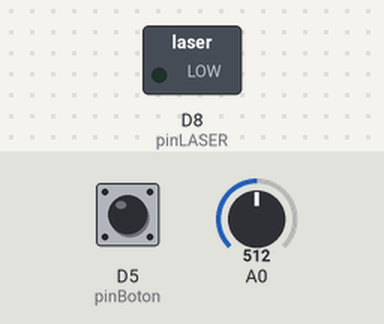
Simulated run of this sketch. Board: ESP8266 (NodeMCU). Shown: switched loads named in the sketch (green lamp = pin HIGH). Inputs (shaded band) come from the test bench; at power-on: D5 (pinBoton) LOW, A0 = 512.

Above: at 1.2 s.
1.3 s: D5 (pinBoton) pulled HIGH for 0.15 s
At 2.6 s:
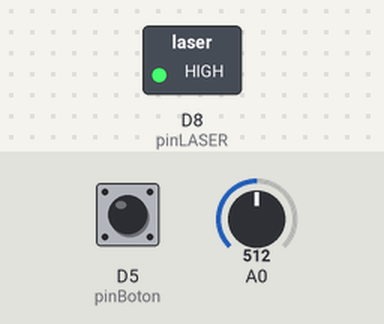
4.4 s: D5 (pinBoton) pulled HIGH for 1 s
At 5.0 s:
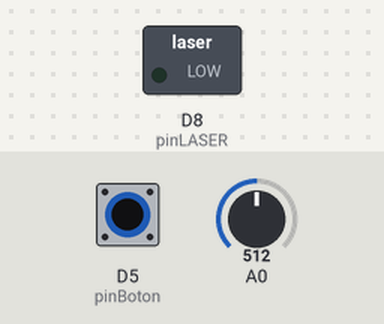
6.9 s: D5 (pinBoton) pulled HIGH for 3.2 s
At 8.1 s:
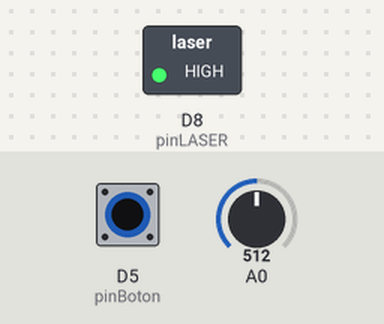
Timing chart, 0 to 9.9 s (numbered marks = the images above; inputs shaded):
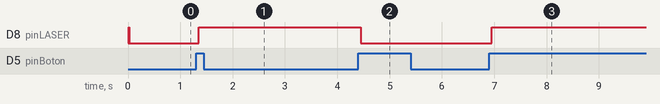

The sketch:

EMCU_laser_LDR_medida_directa_reconoce_minimo_calculo_distan.ino
```cpp
/*
 Estudiar primero cómo recibe la señal el LDR; ver su máximo, y la luz a medioambiente. Obtner valores, o la gráfica directamente
 Si obtengo la gráfica, guardr en fichero CSV y abrir con LibreOffice Calc. Represnetar y en losdatos, mostrar categorías.
 Se ven muy bien las oscialciones. Reconocer la forma de la onda, y calcular el perído.
 Comprobar con la fórmula T = 2*Pi*RAIZ(longitud/g)
 */
#define pinBoton D5
#define pinLASER D8

long tiempo = 0;
long tiempo1 = 0;
long diferencia = 0;

long tiempocorte1=0;
long tiempocorte2=0;

float voltage = 0;
float voltageAnterior = 0;
float valorCorte = 0;

int contar = 0;

boolean estado = false;

boolean estadoBoton = LOW;

// the setup routine runs once when you press reset:
void setup() {

  pinMode(pinBoton,INPUT);
  pinMode(pinLASER,OUTPUT);

  // initialize serial communication at 9600 bits per second:
  Serial.begin(115200);

  digitalWrite(pinLASER,LOW); // El laser empieza, lógicamnete, apagado
}

// the loop routine runs over and over again forever:
void loop() {

  if (valorCorte<=0) {vcorte();} // Si el valor de corte no está establecido, lo establece

  // Encender el laser o no
  int estadoBotonAhora = digitalRead(pinBoton);

  if (estadoBotonAhora==HIGH && estadoBoton==LOW) {
      estado = estado xor 1;

      delay(50);
  }

  estadoBoton = estadoBotonAhora;
  digitalWrite(pinLASER,estado);
  // Fin de encender el laser

  tiempo = millis();
  // read the input on analog pin 0:
  int sensorValue = analogRead(A0);
  // Convert the analog reading (which goes from 0 - 1023) to a voltage (0 - 5V):
  float voltage = sensorValue;
  String voltaje = String(voltage);
  voltaje.replace(".",",");

  // Serial.println(String(tiempo)+" ; "+voltaje+" ; corte: "+String(valorCorte));

  // Reconocimiento del paso
  if (estado==HIGH && voltage<valorCorte && voltageAnterior>=valorCorte) { // Si se sucede un paso hacia abajo por el valor de Corte
     contar = contar + 1;
     if (contar==1) { // Primer paso
        tiempocorte1 = tiempo;
        Serial.println("=========================================");
        Serial.println ("Valor de corte: "+String(valorCorte));
        Serial.println("Primer paso en el valor de tiempo (ms): "+String(float(tiempocorte1)));
     } else if (contar==3 && tiempocorte1>0) { // Tercer paso
        diferencia = tiempo-tiempocorte1;
        Serial.println("T= "+String( float(diferencia) /1000)+"s; L="+longitud(diferencia)+" cm");
        Serial.println("=========================================");
        // Refresco tiempo
        contar = 0;
        tiempocorte1=0;
     } // Fin de la condición que el conteo sea par
  }

  voltageAnterior = voltage;
  // delay(1);
  // Serial.println(voltage);
}

// Funcion que devuelve la longitud
String longitud(long periodo) {
  // perido viene en milisegundos, convertir a segundos.
  float calculo = 100*9.8*pow(((periodo/1000.0) / (2.0 * 3.141596254)),2.0) ;
  // devuelve la longitud del péndulo en centímetros
  String cadena = String(calculo);
  cadena.replace(".",",");
  return cadena;
}

// Funcion que reconoce el valor de corte
void vcorte() {
    // Al principio establece el valor de corte. Una vez establecido, esta rutina no se vuelve a ejecutar
      digitalWrite(pinLASER,LOW);
      valorCorte = analogRead(A0);
      delay(10);
      digitalWrite(pinLASER,HIGH);
      delay(10);
      valorCorte = (valorCorte +analogRead(A0))/2; // La semisuma
      digitalWrite(pinLASER,estado);
}
```

Measured:
- after the input at 1.3 s, D8 (pinLASER): LOW → HIGH after 0.05 s
- after the input at 4.4 s, D8 (pinLASER): HIGH → LOW after 0.05 s
- after the input at 6.9 s, D8 (pinLASER): LOW → HIGH after 0.05 s
